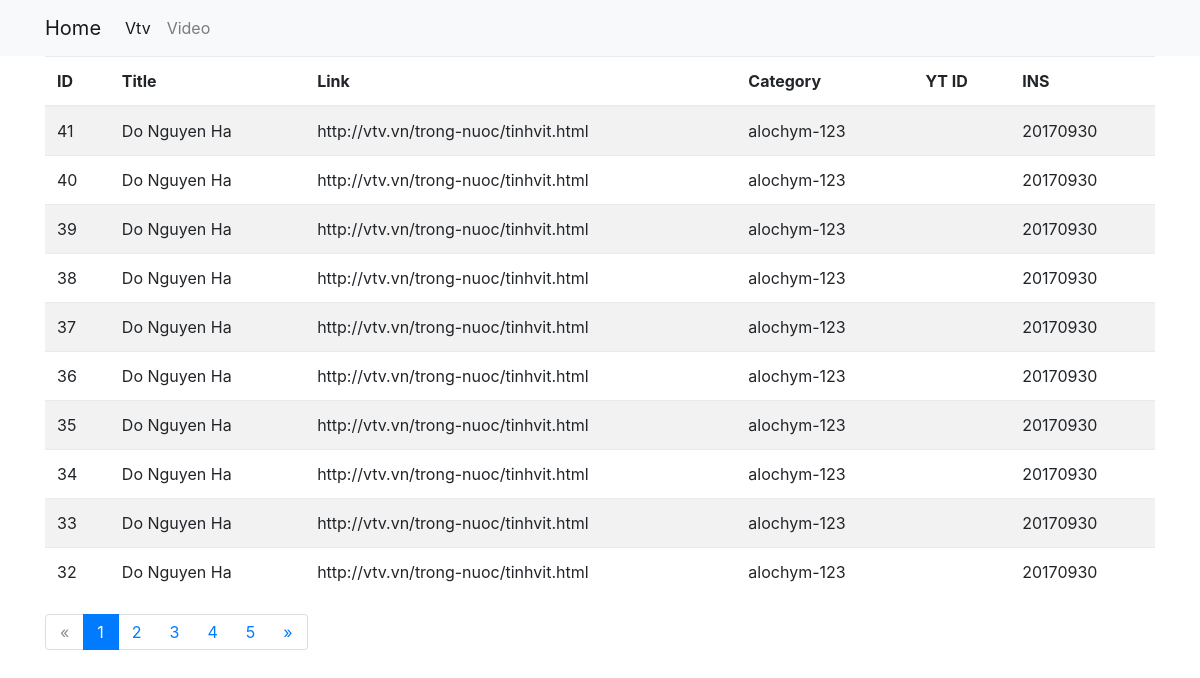
The page / on the database its author committed.
### flask_app/models/vtv.py (models this page shows, shortened)
class VTV(db.Model):
    __tablename__ = 'vtvs'
    id = db.Column(db.Integer, primary_key=True)
    title = db.Column(db.Text, nullable=False)
    yt_id = db.Column(db.String(20), nullable=True, default='')
    yt_status = db.Column(db.String(20), nullable=True, default=0)
    link = db.Column(db.String(2000), nullable=False)
    category = db.Column(db.String(20), nullable=True)
    description = db.Column(db.Text, nullable=True)
    link_mp4 = db.Column(db.String(2000), nullable=False)
    ins = db.Column(db.Integer, default=datetime.utcnow().strftime('%Y%m%d'))
    source = db.Column(db.String(20), nullable=True, default='vtv')
    tags = db.Column(db.String(200), nullable=True)
    created = db.Column(db.DateTime, nullable=False, default=datetime.utcnow)

### flask_app/blueprints/vtv.py (the view)
@vtvs.route('/', defaults={'page': 1})
@vtvs.route('/<int:page>')
def index(page):
    total = VTV.query.count()
    page, per_page, offset = get_page_args(
        page_parameter='page', per_page_parameter='per_page')
    sql = 'select * from vtvs where yt_status = 0 order by id desc limit {}, {}'.format(
        offset, per_page)
    vtvs = db.engine.execute(sql)
    pagination = Pagination(page=page, per_page=per_page, record_name='vtvs',
                            total=total)
    return render_template('vtv/index.html', vtvs=vtvs, per_page=per_page,
                           page=page, pagination=pagination)

### flask_app/templates/vtv/index.html
{% extends "layouts/base.html" %}
{% block content %}
<table class="table table-striped">
    <thead>
        <tr>
            <th>ID</th>
            <th>Title</th>
            <th>Link</th>
            <th>Category</th>
            <th>YT ID</th>
            <th>INS</th>
        </tr>
    </thead>
    <tbody>
        {% for vtv in vtvs %}
        <tr>
            <td>{{ vtv.id }}</td>
            <td>{{ vtv.title }}</td>
            <td>{{ vtv.link }}</td>
            <td>{{ vtv.category }}</td>
            <td>{{ vtv.yt_id }}</td>
            <td>{{ vtv.ins }}</td>
        </tr>
        {% endfor %}
    </tbody>
</table>
{{ pagination.links }}
{% endblock %}

### flask_app/templates/layouts/base.html (shortened to what this page needs)
<!DOCTYPE html>
<html lang="en">
<head>
    <link href="{{ url_for('static', filename='css/vendor/bootstrap.min.css') }}" rel="stylesheet">
    <link href="{{ url_for('static', filename='css/main.css') }}" rel="stylesheet">
</head>
<body>
    <nav class="navbar navbar-expand-md navbar-light bg-light">
        <div class=container>
            <a class="navbar-brand" href="/">Home</a>
            <div class="collapse navbar-collapse" id="navbarsExampleDefault">
                <ul class="navbar-nav mr-auto">
                    <li class="nav-item active">
                        <a class="nav-link" href="/">Vtv <span class="sr-only">(current)</span></a>
                    </li>
                    <li class="nav-item">
                        <a class="nav-link" href="/video">Video</a>
                    </li>
                </ul>
            </div>
        </div>
    </nav>
    <div class="container">
        {% block content %} {% endblock %}
    </div>
</body>
</html>

### flask_app/static/css/main.css (style rules this page uses)
.pagination { height: 36px; margin: 18px 0; }
.pagination li { display: inline; }
.pagination a { float: left; padding: 0 14px; line-height: 34px; text-decoration: none; border: 1px solid #ddd; border-left-width: 0; }
.pagination a:hover, .pagination .active a { background-color: #f5f5f5; }
.pagination .active a { color: #999999; cursor: default; }
.pagination .disabled span, .pagination .disabled a, .pagination .disabled a:hover { color: #999999; background-color: transparent; cursor: default; }
.pagination li:first-child a { border-left-width: 1px; -webkit-border-radius: 3px 0 0 3px; -moz-border-radius: 3px 0 0 3px; border-radius: 3px 0 0 3px; }
.pagination li:last-child a { -webkit-border-radius: 0 3px 3px 0; -moz-border-radius: 0 3px 3px 0; border-radius: 0 3px 3px 0; }

### rows shown on the page
VTV: id "41", title "Do Nguyen Ha", link "http://vtv.vn/trong-nuoc/tinhvit.html", category "alochym-123", ins "20170930"
VTV: id "40", title "Do Nguyen Ha", link "http://vtv.vn/trong-nuoc/tinhvit.html", category "alochym-123", ins "20170930"
VTV: id "39", title "Do Nguyen Ha", link "http://vtv.vn/trong-nuoc/tinhvit.html", category "alochym-123", ins "20170930"
VTV: id "38", title "Do Nguyen Ha", link "http://vtv.vn/trong-nuoc/tinhvit.html", category "alochym-123", ins "20170930"
VTV: id "37", title "Do Nguyen Ha", link "http://vtv.vn/trong-nuoc/tinhvit.html", category "alochym-123", ins "20170930"
VTV: id "36", title "Do Nguyen Ha", link "http://vtv.vn/trong-nuoc/tinhvit.html", category "alochym-123", ins "20170930"
VTV: id "35", title "Do Nguyen Ha", link "http://vtv.vn/trong-nuoc/tinhvit.html", category "alochym-123", ins "20170930"
VTV: id "34", title "Do Nguyen Ha", link "http://vtv.vn/trong-nuoc/tinhvit.html", category "alochym-123", ins "20170930"
VTV: id "33", title "Do Nguyen Ha", link "http://vtv.vn/trong-nuoc/tinhvit.html", category "alochym-123", ins "20170930"
VTV: id "32", title "Do Nguyen Ha", link "http://vtv.vn/trong-nuoc/tinhvit.html", category "alochym-123", ins "20170930"

### other values the page prints
{{ pagination.links }} "« 1 2 3 4 5 »"
